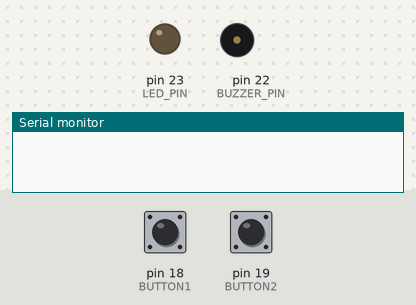
Bench run of a sketch on a simulated Arduino Mega 2560, built with avr-gcc and run on an emulated ATmega2560. Shown: output pins drawn as LEDs (lit = HIGH), buzzer (waves = sounding, pin HIGH), the last lines printed to the serial monitor. The inputs (shaded band) are chosen by the test bench; at power-on: pin 18 (BUTTON1) HIGH, pin 19 (BUTTON2) HIGH.

Above: at 1.2 s.
1.3 s: pin 18 (BUTTON1) pulled LOW for 0.15 s
At 2.5 s:
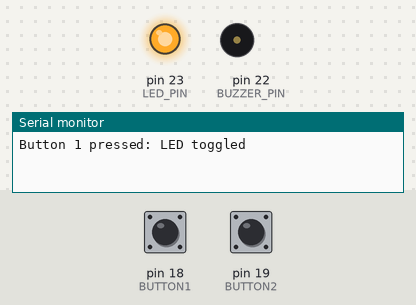
2.9 s: pin 19 (BUTTON2) pulled LOW for 0.15 s
At 2.98 s:
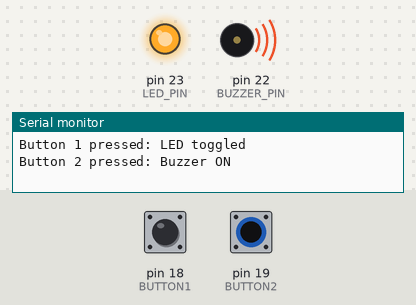
4.5 s: pin 19 (BUTTON2) pulled LOW for 3.2 s
At 8.9 s:
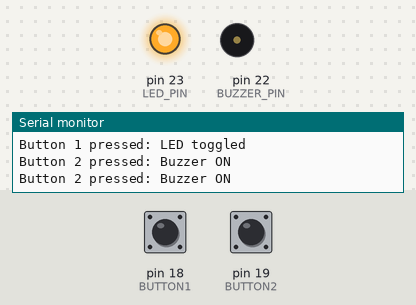
9.2 s: pin 18 (BUTTON1) pulled LOW for 1 s
At 9.8 s:
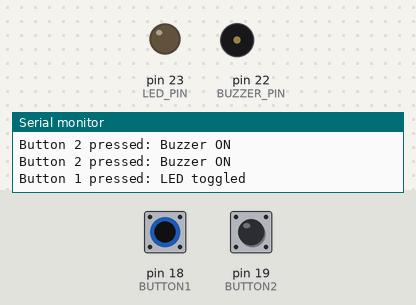
11.7 s: pin 19 (BUTTON2) pulled LOW for 1 s
At 12.5 s:
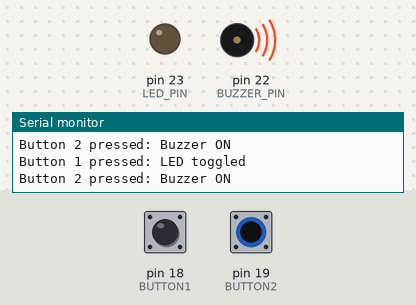
Timing chart, 0 to 14.7 s (numbered marks = the images above; inputs shaded):
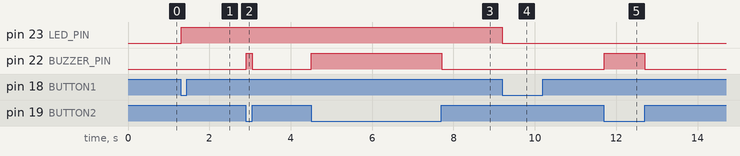

Measured:
- after the input at 1.3 s, pin 23 (LED_PIN): LOW → HIGH at once
- after the input at 2.9 s, pin 22 (BUZZER_PIN): LOW → HIGH at once, → LOW 0.15 s later
- after the input at 4.5 s, pin 22 (BUZZER_PIN): LOW → HIGH at once, → LOW 3.2 s later
- after the input at 9.2 s, pin 23 (LED_PIN): HIGH → LOW at once
- after the input at 11.7 s, pin 22 (BUZZER_PIN): LOW → HIGH at once, → LOW 1.0 s later

The sketch:

p1_DIGITAL_IO.ino
```cpp
const int BUTTON1 = 18;
const int BUTTON2 = 19;
const int LED_PIN = 23;
const int BUZZER_PIN = 22;

int lastButton1 = HIGH;
int lastButton2 = HIGH;

unsigned long lastDebounce1 = 0;
unsigned long lastDebounce2 = 0;
const unsigned long debounceDelay = 50;

void setup() {
  Serial.begin(115200);

  pinMode(BUTTON1, INPUT_PULLUP);
  pinMode(BUTTON2, INPUT_PULLUP);
  pinMode(LED_PIN, OUTPUT);
  pinMode(BUZZER_PIN, OUTPUT);

  digitalWrite(LED_PIN, LOW);
  digitalWrite(BUZZER_PIN, LOW);
}

void loop() {
  int reading1 = digitalRead(BUTTON1);
  int reading2 = digitalRead(BUTTON2);

  if (reading1 == LOW && lastButton1 == HIGH &&
      millis() - lastDebounce1 >= debounceDelay) {
    lastDebounce1 = millis();
    digitalWrite(LED_PIN, !digitalRead(LED_PIN));
    Serial.println("Button 1 pressed: LED toggled");
  }

  if (reading2 == LOW && lastButton2 == HIGH &&
      millis() - lastDebounce2 >= debounceDelay) {
    lastDebounce2 = millis();
    digitalWrite(BUZZER_PIN, HIGH);
    Serial.println("Button 2 pressed: Buzzer ON");
  }

  if (reading2 == HIGH) {
    digitalWrite(BUZZER_PIN, LOW);
  }

  lastButton1 = reading1;
  lastButton2 = reading2;
  delay(10);
}
```
